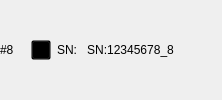
              <widget class="QWidget" name="widget_camera8" native="true">
               <layout class="QHBoxLayout" name="horizontalLayout_17">
                <property name="leftMargin">
                 <number>0</number>
                </property>
                <property name="topMargin">
                 <number>0</number>
                </property>
                <property name="rightMargin">
                 <number>0</number>
                </property>
                <property name="bottomMargin">
                 <number>0</number>
                </property>
                <item>
                 <widget class="QLabel" name="label_25">
                  <property name="text">
                   <string>#8  </string>
                  </property>
                 </widget>
                </item>
                <item>
                 <spacer name="horizontalSpacer_22">
                  <property name="orientation">
                   <enum>Qt::Horizontal</enum>
                  </property>
                  <property name="sizeType">
                   <enum>QSizePolicy::Fixed</enum>
                  </property>
                  <property name="sizeHint" stdset="0">
                   <size>
                    <width>5</width>
                    <height>20</height>
                   </size>
                  </property>
                 </spacer>
                </item>
                <item>
                 <widget class="QPushButton" name="pbt_camera8">
                  <property name="sizePolicy">
                   <sizepolicy hsizetype="Fixed" vsizetype="Fixed">
                    <horstretch>0</horstretch>
                    <verstretch>0</verstretch>
                   </sizepolicy>
                  </property>
                  <property name="minimumSize">
                   <size>
                    <width>20</width>
                    <height>20</height>
                   </size>
                  </property>
                  <property name="maximumSize">
                   <size>
                    <width>20</width>
                    <height>20</height>
                   </size>
                  </property>
                  <property name="styleSheet">
                   <string notr="true">QPushButton
{   
    border-image:  url(:/image/camera_off.png);
    background:transparent; 
}

QPushButton:checked
{
    border-image: url(:/image/camera.png);
}
</string>
                  </property>
                  <property name="text">
                   <string/>
                  </property>
                  <property name="checkable">
                   <bool>true</bool>
                  </property>
                 </widget>
                </item>
                <item>
                 <widget class="QLabel" name="label_42">
                  <property name="text">
                   <string>SN:</string>
                  </property>
                 </widget>
                </item>
                <item>
                 <widget class="QPushButton" name="pbt_SN8">
                  <property name="text">
                   <string>SN:12345678_8</string>
                  </property>
                  <property name="checkable">
                   <bool>true</bool>
                  </property>
                  <property name="flat">
                   <bool>true</bool>
                  </property>
                 </widget>
                </item>
                <item>
                 <spacer name="horizontalSpacer_23">
                  <property name="orientation">
                   <enum>Qt::Horizontal</enum>
                  </property>
                  <property name="sizeHint" stdset="0">
                   <size>
                    <width>44</width>
                    <height>20</height>
                   </size>
                  </property>
                 </spacer>
                </item>
               </layout>
              </widget>
